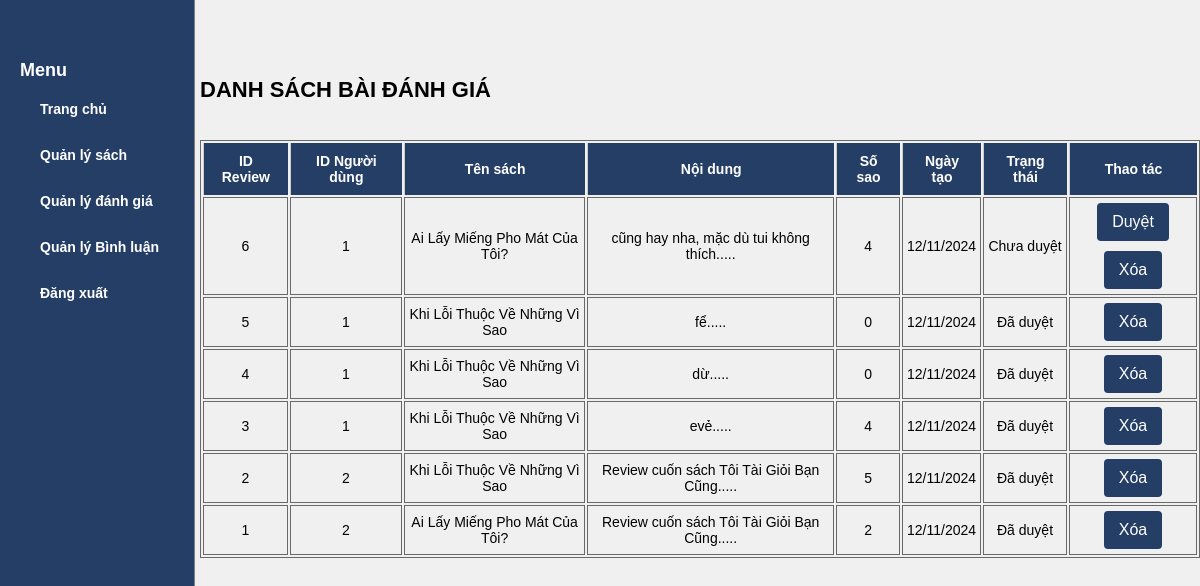
Page /ad_review/qlrv.php (signed in) on the committed database.
### tables this page shows
CREATE TABLE `reviews` (
  `ReviewID` int(11) NOT NULL,
  `UserID` int(11) NOT NULL,
  `BookID` int(11) NOT NULL,
  `Content` longtext NOT NULL,
  `star` int(1) NOT NULL,
  `Create_at` timestamp NOT NULL DEFAULT current_timestamp(),
  `Status` varchar(50) DEFAULT 'Chưa duyệt'
);

CREATE TABLE `books` (
  `BookID` int(11) NOT NULL,
  `Bookname` varchar(255) NOT NULL,
  `Author` varchar(255) NOT NULL,
  `Published_year` int(4) DEFAULT NULL,
  `De` text NOT NULL COMMENT 'mô tả',
  `Topic` int(11) NOT NULL,
  `Img_product` longtext DEFAULT NULL,
  `star` int(1) DEFAULT NULL
);

### lib/database.php (called while the page is built, shortened)
<?php
  if (!class_exists('Database')) {
    Class Database{
      public $host   = DB_HOST;
      public $user   = DB_USER;
      public $pass   = DB_PASS;
      public $dbname = DB_NAME;
      public $link;
   private function connectDB(){
      $this->link = new mysqli($this->host, $this->user, $this->pass,
       $this->dbname);
    }
   public function select($query){
     $result = $this->link->query($query) or
      die($this->link->error.__LINE__);
     if($result->num_rows > 0){
       return $result;
     } else {
       return false;
     }
    }
   }
}
?>

### classes/review.php (called while the page is built, shortened)
<?php
$filepath = realpath(dirname(__FILE__));
include_once ($filepath . '/../lib/database.php');
include_once ($filepath . '/../helper/format.php');
?>
<?php
    class Review {
        private $db;
        public function __construct()
        {
            $this->db = new Database();
        }
        public function showReview_ad(){
            $query = "SELECT * FROM reviews order by ReviewID desc";
            $result = $this->db->select($query);
            return $result;
        }
    }
?>

### classes/book.php (called while the page is built, shortened)
<?php
$filepath = realpath(dirname(__FILE__));
include_once ($filepath . '/../lib/database.php');
include_once ($filepath . '/../helper/format.php');
?>
<?php
    class Book {
        private $db;
        public function __construct()
        {
            $this->db = new Database();
        }
        public function getBookById($id){
            $query = "SELECT * FROM books WHERE BookID = '$id'";
            $result = $this->db->select($query);
            return $result;
        }
    }
?>

### helper/format.php (called while the page is built, shortened)
<?php
class Format{
    public function textShorten($text, $limit = 400){
        $text = $text." ";
        $text = substr($text, 0, $limit);
        $text = substr($text, 0, strrpos($text,' '));
        $text = $text.".....";
        return $text;
    }
}
?>

### ad_review/qlrv.php (the view, shortened to what this page needs)
<?php
    include './inc/sidebar.php';
    include '../classes/book.php';
    include '../classes/review.php';
    include_once '../helper/format.php';
?>
<?php
    $rv = new Review();
    $fm = new Format();
?>
    <div class="main-content">
        <h1><b>DANH SÁCH BÀI ĐÁNH GIÁ</b></h1>
        <table class="review-items">
            <thead>
                <tr>
                    <th class="product-prop product-img">ID Review</th>
                    <th class="product-prop product-name">ID Người dùng</th>
                    <th class="product-prop product-name">Tên sách</th>
                    <th class="product-prop product-name">Nội dung</th>
                    <th class="product-prop product-name">Số sao</th>
                    <th class="product-prop product-name">Ngày tạo</th>
                    <th class="product-prop product-name">Trạng thái</th>
                    <th class="product-prop product-name">Thao tác</th>
                </tr>
            </thead>
            <tbody>
                <?php
                    $rv_list = $rv->showReview_ad();
                    if($rv_list) {
                        while($result = $rv_list->fetch_assoc()) {
                ?>
                <tr>
                    <td><?php echo $result['ReviewID'] ?></td>
                    <td><?php echo $result['UserID'] ?></td>
                    <td><?php
                        $book = new Book();
                        $book_list = $book->getBookByID($result['BookID']);
                        $book_result = $book_list->fetch_assoc();
                        if ($result['BookID'] ==$book_result['BookID']){
                            echo $book_result['Bookname'];
                        }
                     ?></td>
                    <td><?php echo $fm->textShorten($result['Content'], 50) ?></td>
                    <td><?php echo $result['star'] ?></td>
                    <td><?php echo date("d/m/Y", strtotime($result['Create_at'])) ?></td>
                    <td>
                        <?php if ($result['Status'] == 'Đã duyệt') { ?>
                            <span class="status-approved">Đã duyệt</span>
                        <?php } else { ?>
                            <span class="status-pending">Chưa duyệt</span>
                        <?php } ?>
                    </td>
                    <td>
                        <?php if ($result['Status'] == 'Chưa duyệt') { ?>
                            <a href="?approveReview=<?php echo $result['ReviewID'] ?>&action=approve">
                                <button class="btn">Duyệt</button>
                            </a>
                        <?php } ?>
                        <a href="?ReviewID=<?php echo $result['ReviewID'] ?>&action=delete">
                            <button class="btn">Xóa</button>
                        </a>
                    </td>
                </tr>
                <?php
                        }
                    }
                ?>
            </tbody>
        </table>
    </div>
</div>
</body>
</html>

### ad_review/style.css (style rules this page uses)
body { font-family: arial; padding: 0; margin: 0; font-size: 14px; background-color: #F0F0F0; box-sizing: border-box; }
.main-content { margin-left: auto; margin-right: auto; grid-area:c ; width: 1000px; }
.product-prop { padding: 10px; text-align: center; border-left: 1px solid #ccc; color:white }
.product-img { flex: 2; }
.product-name { flex: 3; }
.main-content h1 { margin-top: 70px; margin-bottom:30px; padding-left:0px; color: black; font-size: 22px; font-weight: normal; line-height: 40px; }
table { width:1000px; border:1px solid #696969; }
table td { border:1px solid #696969; }
table thead { background-color:#253e66; }
tbody tr { text-align: center; }
* { margin: 0; padding: 0; box-sizing: border-box; }
button { margin-top: 5px; margin-bottom: 5px; padding: 10px 15px; border: none; background-color: #253e66; color: white; cursor: pointer; border-radius: 4px; font-size: 16px; }

### rows in the picture
reviews: ReviewID "6", UserID "1", BookID.Bookname "Ai Lấy Miếng Pho Mát Của Tôi?", Content "cũng hay nha, mặc dù tui không thích.....", star "4", Create_at "12/11/2024", Status "Chưa duyệt"
reviews: ReviewID "5", UserID "1", BookID.Bookname "Khi Lỗi Thuộc Về Những Vì Sao", Content "fể.....", star "0", Create_at "12/11/2024", Status "Đã duyệt"
reviews: ReviewID "4", UserID "1", BookID.Bookname "Khi Lỗi Thuộc Về Những Vì Sao", Content "dừ.....", star "0", Create_at "12/11/2024", Status "Đã duyệt"
reviews: ReviewID "3", UserID "1", BookID.Bookname "Khi Lỗi Thuộc Về Những Vì Sao", Content "evẻ.....", star "4", Create_at "12/11/2024", Status "Đã duyệt"
reviews: ReviewID "2", UserID "2", BookID.Bookname "Khi Lỗi Thuộc Về Những Vì Sao", Content "Review cuốn sách Tôi Tài Giỏi Bạn Cũng.....", star "5", Create_at "12/11/2024", Status "Đã duyệt"
reviews: ReviewID "1", UserID "2", BookID.Bookname "Ai Lấy Miếng Pho Mát Của Tôi?", Content "Review cuốn sách Tôi Tài Giỏi Bạn Cũng.....", star "2", Create_at "12/11/2024", Status "Đã duyệt"
